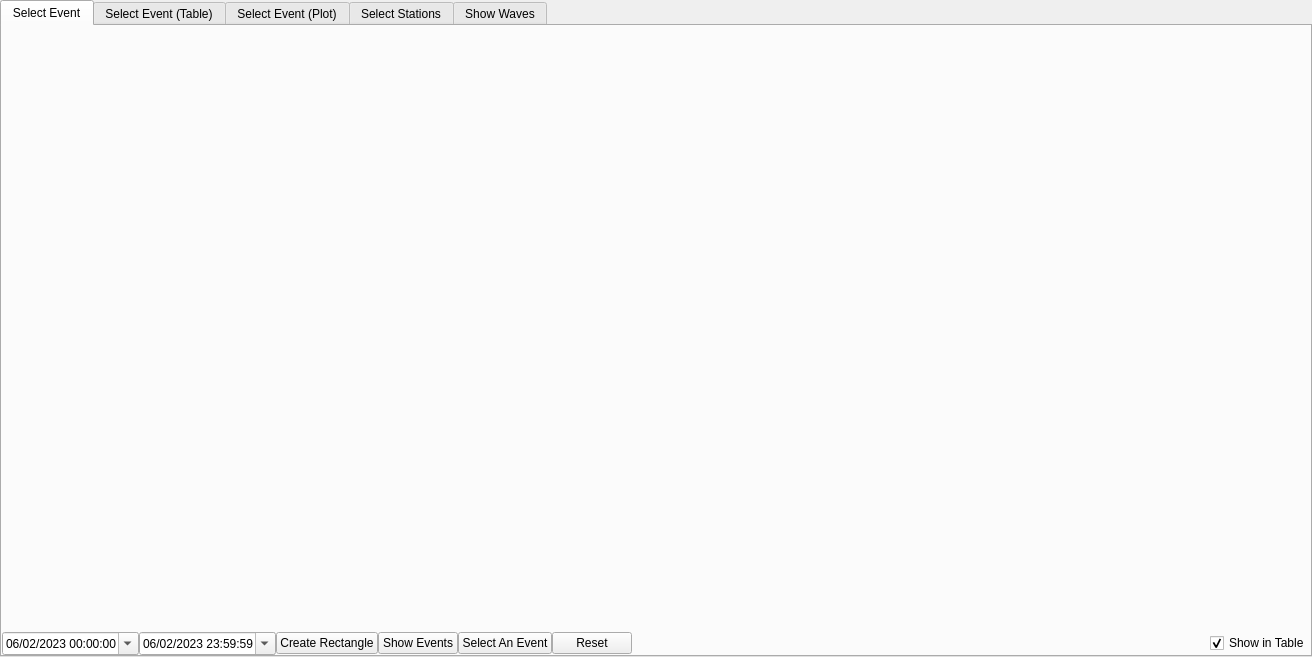
<?xml version="1.0" encoding="UTF-8"?>
<ui version="4.0">
 <class>search_by_maps</class>
 <widget class="QWidget" name="search_by_maps">
  <property name="geometry">
   <rect>
    <x>0</x>
    <y>0</y>
    <width>1312</width>
    <height>657</height>
   </rect>
  </property>
  <property name="sizePolicy">
   <sizepolicy hsizetype="Expanding" vsizetype="Expanding">
    <horstretch>0</horstretch>
    <verstretch>0</verstretch>
   </sizepolicy>
  </property>
  <property name="windowTitle">
   <string>Form</string>
  </property>
  <layout class="QHBoxLayout" name="horizontalLayout">
   <property name="spacing">
    <number>0</number>
   </property>
   <property name="leftMargin">
    <number>0</number>
   </property>
   <property name="topMargin">
    <number>0</number>
   </property>
   <property name="rightMargin">
    <number>0</number>
   </property>
   <property name="bottomMargin">
    <number>0</number>
   </property>
   <item>
    <widget class="QSplitter" name="splitter">
     <property name="sizePolicy">
      <sizepolicy hsizetype="Minimum" vsizetype="Expanding">
       <horstretch>0</horstretch>
       <verstretch>0</verstretch>
      </sizepolicy>
     </property>
     <property name="orientation">
      <enum>Qt::Vertical</enum>
     </property>
     <widget class="QTabWidget" name="tab_main">
      <property name="sizePolicy">
       <sizepolicy hsizetype="Minimum" vsizetype="Expanding">
        <horstretch>0</horstretch>
        <verstretch>0</verstretch>
       </sizepolicy>
      </property>
      <property name="minimumSize">
       <size>
        <width>0</width>
        <height>200</height>
       </size>
      </property>
      <property name="currentIndex">
       <number>0</number>
      </property>
      <widget class="QWidget" name="tab_select_map">
       <attribute name="title">
        <string>Select Event</string>
       </attribute>
       <layout class="QVBoxLayout" name="verticalLayout_3">
        <property name="spacing">
         <number>0</number>
        </property>
        <property name="leftMargin">
         <number>0</number>
        </property>
        <property name="topMargin">
         <number>0</number>
        </property>
        <property name="rightMargin">
         <number>0</number>
        </property>
        <property name="bottomMargin">
         <number>0</number>
        </property>
        <item>
         <widget class="MplCanvasMapWithToolbar" name="mpl_select_map" native="true">
          <property name="sizePolicy">
           <sizepolicy hsizetype="Preferred" vsizetype="Expanding">
            <horstretch>0</horstretch>
            <verstretch>0</verstretch>
           </sizepolicy>
          </property>
         </widget>
        </item>
        <item>
         <layout class="QHBoxLayout" name="horizontalLayout_4">
          <item>
           <widget class="DateTimeEdit" name="datetime_start">
            <property name="dateTime">
             <datetime>
              <hour>0</hour>
              <minute>0</minute>
              <second>0</second>
              <year>2023</year>
              <month>2</month>
              <day>6</day>
             </datetime>
            </property>
            <property name="displayFormat">
             <string>dd/MM/yyyy HH:mm:ss</string>
            </property>
            <property name="calendarPopup">
             <bool>true</bool>
            </property>
            <property name="timeSpec">
             <enum>Qt::LocalTime</enum>
            </property>
           </widget>
          </item>
          <item>
           <widget class="DateTimeEdit" name="datetime_end">
            <property name="dateTime">
             <datetime>
              <hour>23</hour>
              <minute>59</minute>
              <second>59</second>
              <year>2023</year>
              <month>2</month>
              <day>6</day>
             </datetime>
            </property>
            <property name="date">
             <date>
              <year>2023</year>
              <month>2</month>
              <day>6</day>
             </date>
            </property>
            <property name="displayFormat">
             <string>dd/MM/yyyy HH:mm:ss</string>
            </property>
            <property name="calendarPopup">
             <bool>true</bool>
            </property>
            <property name="timeSpec">
             <enum>Qt::LocalTime</enum>
            </property>
           </widget>
          </item>
          <item>
           <widget class="QPushButton" name="btn_rectangle">
            <property name="text">
             <string>Create Rectangle</string>
            </property>
            <property name="checkable">
             <bool>true</bool>
            </property>
           </widget>
          </item>
          <item>
           <widget class="QPushButton" name="btn_showevents">
            <property name="text">
             <string>Show Events</string>
            </property>
           </widget>
          </item>
          <item>
           <widget class="QPushButton" name="btn_selectevent">
            <property name="text">
             <string>Select An Event</string>
            </property>
            <property name="checkable">
             <bool>true</bool>
            </property>
           </widget>
          </item>
          <item>
           <widget class="QPushButton" name="btn_map_reset">
            <property name="text">
             <string>Reset</string>
            </property>
           </widget>
          </item>
          <item>
           <spacer name="horizontalSpacer_3">
            <property name="orientation">
             <enum>Qt::Horizontal</enum>
            </property>
            <property name="sizeHint" stdset="0">
             <size>
              <width>40</width>
              <height>20</height>
             </size>
            </property>
           </spacer>
          </item>
          <item>
           <widget class="QCheckBox" name="chk_showtable">
            <property name="text">
             <string>Show in Table</string>
            </property>
            <property name="checked">
             <bool>true</bool>
            </property>
           </widget>
          </item>
         </layout>
        </item>
       </layout>
      </widget>
      <widget class="QWidget" name="tab_select_table">
       <attribute name="title">
        <string>Select Event (Table)</string>
       </attribute>
       <layout class="QVBoxLayout" name="verticalLayout_2">
        <property name="spacing">
         <number>0</number>
        </property>
        <property name="leftMargin">
         <number>0</number>
        </property>
        <property name="topMargin">
         <number>0</number>
        </property>
        <property name="rightMargin">
         <number>0</number>
        </property>
        <property name="bottomMargin">
         <number>0</number>
        </property>
        <item>
         <widget class="QTableView" name="table_events"/>
        </item>
        <item>
         <layout class="QHBoxLayout" name="horizontalLayout_2">
          <property name="spacing">
           <number>0</number>
          </property>
          <item>
           <widget class="QPushButton" name="btn_selectevent_tbl">
            <property name="text">
             <string>Select An Event</string>
            </property>
           </widget>
          </item>
          <item>
           <widget class="QPushButton" name="btn_save_events">
            <property name="text">
             <string>Save Events to csv</string>
            </property>
           </widget>
          </item>
          <item>
           <spacer name="horizontalSpacer">
            <property name="orientation">
             <enum>Qt::Horizontal</enum>
            </property>
            <property name="sizeHint" stdset="0">
             <size>
              <width>40</width>
              <height>20</height>
             </size>
            </property>
           </spacer>
          </item>
         </layout>
        </item>
       </layout>
      </widget>
      <widget class="QWidget" name="tab_select_plot">
       <attribute name="title">
        <string>Select Event (Plot)</string>
       </attribute>
       <layout class="QVBoxLayout" name="verticalLayout_5">
        <property name="spacing">
         <number>0</number>
        </property>
        <property name="leftMargin">
         <number>0</number>
        </property>
        <property name="topMargin">
         <number>0</number>
        </property>
        <property name="rightMargin">
         <number>0</number>
        </property>
        <property name="bottomMargin">
         <number>0</number>
        </property>
        <item>
         <widget class="MplCanvasMapWithToolbar" name="mpl_select_map_plot" native="true">
          <property name="sizePolicy">
           <sizepolicy hsizetype="Preferred" vsizetype="Expanding">
            <horstretch>0</horstretch>
            <verstretch>0</verstretch>
           </sizepolicy>
          </property>
         </widget>
        </item>
        <item>
         <layout class="QHBoxLayout" name="horizontalLayout_7">
          <item>
           <widget class="QPushButton" name="btn_selectevent_plot">
            <property name="text">
             <string>Select An Event</string>
            </property>
            <property name="checkable">
             <bool>true</bool>
            </property>
           </widget>
          </item>
          <item>
           <spacer name="horizontalSpacer_5">
            <property name="orientation">
             <enum>Qt::Horizontal</enum>
            </property>
            <property name="sizeHint" stdset="0">
             <size>
              <width>40</width>
              <height>20</height>
             </size>
            </property>
           </spacer>
          </item>
         </layout>
        </item>
       </layout>
      </widget>
      <widget class="QWidget" name="tab_stations">
       <attribute name="title">
        <string>Select Stations</string>
       </attribute>
       <layout class="QVBoxLayout" name="verticalLayout_4">
        <property name="spacing">
         <number>0</number>
        </property>
        <property name="leftMargin">
         <number>0</number>
        </property>
        <property name="topMargin">
         <number>0</number>
        </property>
        <property name="rightMargin">
         <number>0</number>
        </property>
        <property name="bottomMargin">
         <number>0</number>
        </property>
        <item>
         <widget class="MplCanvasMapWithToolbar" name="mpl_select_map_2" native="true">
          <property name="sizePolicy">
           <sizepolicy hsizetype="Preferred" vsizetype="Expanding">
            <horstretch>0</horstretch>
            <verstretch>0</verstretch>
           </sizepolicy>
          </property>
         </widget>
        </item>
        <item>
         <layout class="QHBoxLayout" name="horizontalLayout_6">
          <item>
           <widget class="QPushButton" name="btn_rectangle_2">
            <property name="text">
             <string>Create Rectangle</string>
            </property>
            <property name="checkable">
             <bool>true</bool>
            </property>
           </widget>
          </item>
          <item>
           <widget class="QPushButton" name="btn_showstations">
            <property name="text">
             <string>Show Stations</string>
            </property>
           </widget>
          </item>
          <item>
           <widget class="QPushButton" name="btn_selectstations">
            <property name="text">
             <string>Select Stations</string>
            </property>
            <property name="checkable">
             <bool>true</bool>
            </property>
           </widget>
          </item>
          <item>
           <widget class="QPushButton" name="btn_getwaves">
            <property name="text">
             <string>Get Waveforms</string>
            </property>
           </widget>
          </item>
          <item>
           <widget class="QPushButton" name="btn_showwaves">
            <property name="text">
             <string>Show Waveforms</string>
            </property>
           </widget>
          </item>
          <item>
           <spacer name="horizontalSpacer_4">
            <property name="orientation">
             <enum>Qt::Horizontal</enum>
            </property>
            <property name="sizeHint" stdset="0">
             <size>
              <width>40</width>
              <height>20</height>
             </size>
            </property>
           </spacer>
          </item>
         </layout>
        </item>
        <item>
         <layout class="QHBoxLayout" name="horizontalLayout_5">
          <item>
           <widget class="QPushButton" name="btn_save_stations">
            <property name="text">
             <string>Save Selected Stations (XML)</string>
            </property>
           </widget>
          </item>
          <item>
           <widget class="QPushButton" name="btn_save_stations_csv">
            <property name="text">
             <string>Save Selected Stations (csv)</string>
            </property>
           </widget>
          </item>
          <item>
           <widget class="QPushButton" name="btn_save_waveforms">
            <property name="text">
             <string>Save Waveforms (mseed)</string>
            </property>
           </widget>
          </item>
          <item>
           <spacer name="horizontalSpacer_6">
            <property name="orientation">
             <enum>Qt::Horizontal</enum>
            </property>
            <property name="sizeHint" stdset="0">
             <size>
              <width>40</width>
              <height>20</height>
             </size>
            </property>
           </spacer>
          </item>
         </layout>
        </item>
       </layout>
      </widget>
      <widget class="QWidget" name="tab_show_waves">
       <attribute name="title">
        <string>Show Waves</string>
       </attribute>
       <layout class="QVBoxLayout" name="verticalLayout">
        <property name="spacing">
         <number>0</number>
        </property>
        <property name="leftMargin">
         <number>0</number>
        </property>
        <property name="topMargin">
         <number>0</number>
        </property>
        <property name="rightMargin">
         <number>0</number>
        </property>
        <property name="bottomMargin">
         <number>0</number>
        </property>
        <item>
         <widget class="MplCanvasBaseWithToolbar" name="cv_distance" native="true">
          <property name="sizePolicy">
           <sizepolicy hsizetype="Expanding" vsizetype="Expanding">
            <horstretch>0</horstretch>
            <verstretch>0</verstretch>
           </sizepolicy>
          </property>
          <property name="minimumSize">
           <size>
            <width>400</width>
            <height>400</height>
           </size>
          </property>
         </widget>
        </item>
       </layout>
      </widget>
     </widget>
    </widget>
   </item>
  </layout>
 </widget>
 <customwidgets>
  <customwidget>
   <class>MplCanvasMapWithToolbar</class>
   <extends>QWidget</extends>
   <header>widgets.mplcanvas</header>
   <container>1</container>
   <slots>
    <slot>select_rectangle(bool)</slot>
    <slot>select_event(bool)</slot>
   </slots>
  </customwidget>
  <customwidget>
   <class>DateTimeEdit</class>
   <extends>QDateTimeEdit</extends>
   <header>widgets.datetimeedit</header>
  </customwidget>
  <customwidget>
   <class>MplCanvasBaseWithToolbar</class>
   <extends>QWidget</extends>
   <header>widgets.mplcanvas</header>
   <container>1</container>
  </customwidget>
 </customwidgets>
 <resources/>
 <connections>
  <connection>
   <sender>btn_showwaves</sender>
   <signal>clicked()</signal>
   <receiver>search_by_maps</receiver>
   <slot>_show_waveforms()</slot>
   <hints>
    <hint type="sourcelabel">
     <x>633</x>
     <y>330</y>
    </hint>
    <hint type="destinationlabel">
     <x>640</x>
     <y>328</y>
    </hint>
   </hints>
  </connection>
  <connection>
   <sender>btn_showstations</sender>
   <signal>clicked()</signal>
   <receiver>search_by_maps</receiver>
   <slot>_on_btn_show_stations_clicked()</slot>
   <hints>
    <hint type="sourcelabel">
     <x>215</x>
     <y>330</y>
    </hint>
    <hint type="destinationlabel">
     <x>640</x>
     <y>328</y>
    </hint>
   </hints>
  </connection>
  <connection>
   <sender>btn_showevents</sender>
   <signal>clicked()</signal>
   <receiver>search_by_maps</receiver>
   <slot>_on_btn_show_events_clicked()</slot>
   <hints>
    <hint type="sourcelabel">
     <x>556</x>
     <y>324</y>
    </hint>
    <hint type="destinationlabel">
     <x>640</x>
     <y>328</y>
    </hint>
   </hints>
  </connection>
  <connection>
   <sender>btn_selectstations</sender>
   <signal>toggled(bool)</signal>
   <receiver>search_by_maps</receiver>
   <slot>_select_stations()</slot>
   <hints>
    <hint type="sourcelabel">
     <x>350</x>
     <y>330</y>
    </hint>
    <hint type="destinationlabel">
     <x>640</x>
     <y>328</y>
    </hint>
   </hints>
  </connection>
  <connection>
   <sender>btn_selectevent_plot</sender>
   <signal>toggled(bool)</signal>
   <receiver>mpl_select_map_plot</receiver>
   <slot>select_event(bool)</slot>
   <hints>
    <hint type="sourcelabel">
     <x>71</x>
     <y>330</y>
    </hint>
    <hint type="destinationlabel">
     <x>440</x>
     <y>170</y>
    </hint>
   </hints>
  </connection>
  <connection>
   <sender>btn_selectevent</sender>
   <signal>toggled(bool)</signal>
   <receiver>mpl_select_map</receiver>
   <slot>select_event(bool)</slot>
   <hints>
    <hint type="sourcelabel">
     <x>687</x>
     <y>324</y>
    </hint>
    <hint type="destinationlabel">
     <x>440</x>
     <y>164</y>
    </hint>
   </hints>
  </connection>
  <connection>
   <sender>btn_rectangle_2</sender>
   <signal>toggled(bool)</signal>
   <receiver>mpl_select_map_2</receiver>
   <slot>select_rectangle(bool)</slot>
   <hints>
    <hint type="sourcelabel">
     <x>75</x>
     <y>330</y>
    </hint>
    <hint type="destinationlabel">
     <x>440</x>
     <y>170</y>
    </hint>
   </hints>
  </connection>
  <connection>
   <sender>btn_rectangle</sender>
   <signal>toggled(bool)</signal>
   <receiver>mpl_select_map</receiver>
   <slot>select_rectangle(bool)</slot>
   <hints>
    <hint type="sourcelabel">
     <x>420</x>
     <y>324</y>
    </hint>
    <hint type="destinationlabel">
     <x>440</x>
     <y>164</y>
    </hint>
   </hints>
  </connection>
  <connection>
   <sender>btn_map_reset</sender>
   <signal>clicked()</signal>
   <receiver>search_by_maps</receiver>
   <slot>_on_btn_map_reset()</slot>
   <hints>
    <hint type="sourcelabel">
     <x>797</x>
     <y>324</y>
    </hint>
    <hint type="destinationlabel">
     <x>640</x>
     <y>328</y>
    </hint>
   </hints>
  </connection>
  <connection>
   <sender>btn_getwaves</sender>
   <signal>clicked()</signal>
   <receiver>search_by_maps</receiver>
   <slot>_on_btn_get_waveforms_clicked()</slot>
   <hints>
    <hint type="sourcelabel">
     <x>488</x>
     <y>330</y>
    </hint>
    <hint type="destinationlabel">
     <x>640</x>
     <y>328</y>
    </hint>
   </hints>
  </connection>
  <connection>
   <sender>btn_save_stations</sender>
   <signal>clicked()</signal>
   <receiver>search_by_maps</receiver>
   <slot>_save_stations()</slot>
   <hints>
    <hint type="sourcelabel">
     <x>114</x>
     <y>330</y>
    </hint>
    <hint type="destinationlabel">
     <x>643</x>
     <y>328</y>
    </hint>
   </hints>
  </connection>
  <connection>
   <sender>btn_save_waveforms</sender>
   <signal>clicked()</signal>
   <receiver>search_by_maps</receiver>
   <slot>_save_waveforms()</slot>
   <hints>
    <hint type="sourcelabel">
     <x>328</x>
     <y>330</y>
    </hint>
    <hint type="destinationlabel">
     <x>643</x>
     <y>328</y>
    </hint>
   </hints>
  </connection>
  <connection>
   <sender>btn_selectevent_tbl</sender>
   <signal>clicked()</signal>
   <receiver>search_by_maps</receiver>
   <slot>_on_btn_selectevent_tbl_clicked()</slot>
   <hints>
    <hint type="sourcelabel">
     <x>71</x>
     <y>637</y>
    </hint>
    <hint type="destinationlabel">
     <x>655</x>
     <y>328</y>
    </hint>
   </hints>
  </connection>
  <connection>
   <sender>btn_save_events</sender>
   <signal>clicked()</signal>
   <receiver>search_by_maps</receiver>
   <slot>_on_btn_save_events_clicked()</slot>
   <hints>
    <hint type="sourcelabel">
     <x>207</x>
     <y>637</y>
    </hint>
    <hint type="destinationlabel">
     <x>655</x>
     <y>328</y>
    </hint>
   </hints>
  </connection>
 </connections>
 <slots>
  <slot>_show_waveforms()</slot>
  <slot>_on_btn_show_stations_clicked()</slot>
  <slot>_on_btn_show_events_clicked()</slot>
  <slot>_select_stations()</slot>
  <slot>run_kernel()</slot>
  <slot>_on_btn_map_reset()</slot>
  <slot>_on_btn_get_waveforms_clicked()</slot>
  <slot>_save_stations()</slot>
  <slot>_save_waveforms()</slot>
  <slot>_on_btn_selectevent_tbl_clicked()</slot>
  <slot>_on_btn_save_events_clicked()</slot>
 </slots>
</ui>
